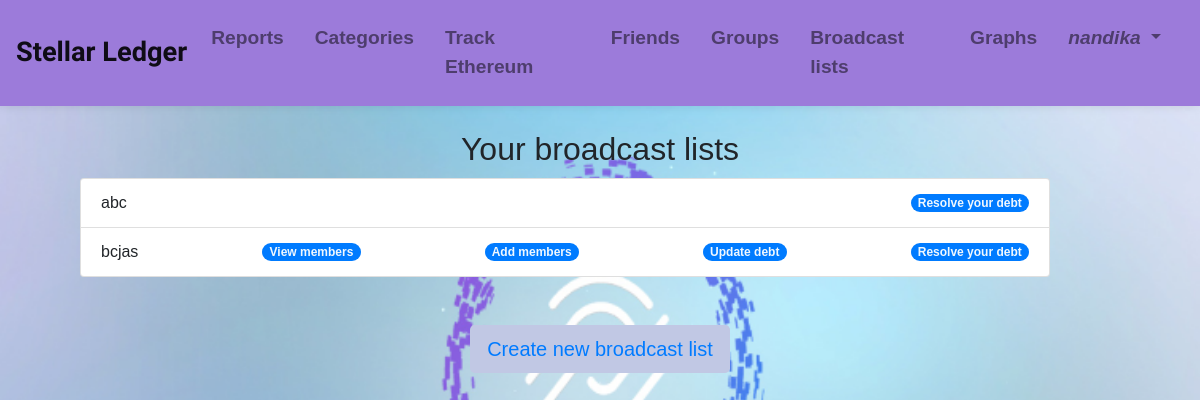
The page /friends/viewgroup/ (signed in) on the database as committed earlier.
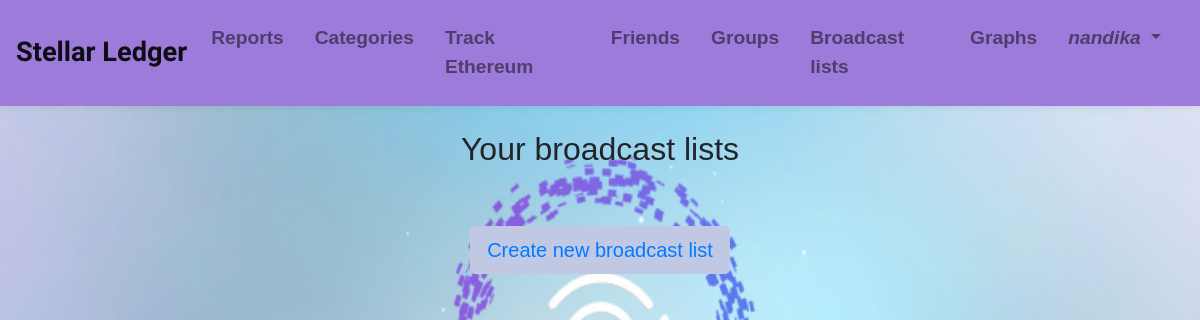
The same page on the database as committed later.
### friends/models.py (models this page shows)
class UserGroup(models.Model):
    Ch = [
        ('YES', 'YES'),
        ('NO', 'NO')
    ]
    user = models.ForeignKey(User, on_delete=models.DO_NOTHING)
    group = models.ForeignKey(Group, on_delete=models.CASCADE)
    paid = models.CharField(max_length=3, choices=Ch, default='NO')

class Group(models.Model):
    name = models.CharField(max_length=10)
    debt = models.DecimalField(default=0.00, decimal_places=2, max_digits=10, blank=True)
    debt_paid_to = models.CharField(null=True, blank=True, max_length=20)

### friends/views.py (called while the page is built)
@verified_email_required
def view_groups(request):
    g = UserGroup.objects.filter(user=request.user)
    return render(request, "friends/viewgroup.html", context={
        'g': g
    })

### templates/friends/viewgroup.html (shortened to what this page needs)
{% extends '../base.html' %}
{% block content %}
<br>
<h2 style="text-align: center;">Your broadcast lists</h2>
<ul class="list-group padding">
    {% for gr in g %}
    <li class="list-group-item d-flex justify-content-between align-items-center">
    {{ gr.group.name }}
    {% if gr.group.debt_paid_to == user.username %}
    <span class="badge badge-primary badge-pill"><a href="{% url 'viewGroupmem' gr.group.id %}" style="color:aliceblue">View members</a></span>
    <span class="badge badge-primary badge-pill"><a href="{% url 'addtogroup' gr.group.id %}" style="color:aliceblue">Add members</a></span>
    <span class="badge badge-primary badge-pill"><a href="{% url 'updatedebt' gr.group.id %}" style="color:aliceblue">Update debt</a></span>
    {% endif %}
    <span class="badge badge-primary badge-pill"><a href="{% url 'resolve' gr.group.id %}" style="color:aliceblue">Resolve your debt</a></span>
</li>
    {% endfor %}
</ul>
<br>
<br>
<div class=" d-flex align-items-center justify-content-center">
    <button type="button" class="btn btn-lg" style="background-color: #c1c8e4 !important;"><a href="{% url 'addgroup' %}">Create new broadcast list</a></button>
</div>
{% endblock %}

Rows that differ between the two databases and show on the page:
removed UserGroup: group.name "abc"
removed UserGroup: group.name "bcjas", shows "View members"
